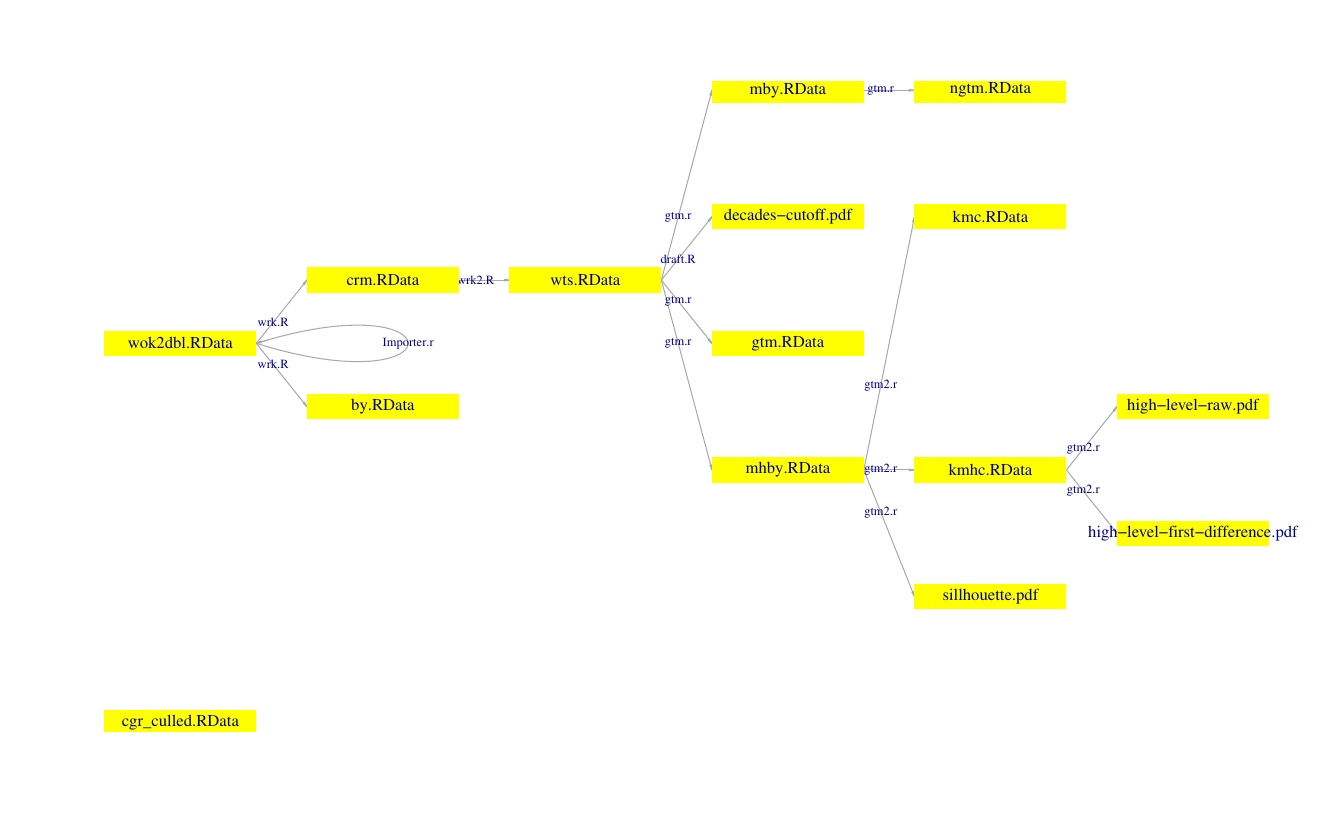

Source code (R):
library(data.table)
library(magrittr)
library(igraph)
wf<-fread('workflow.txt',sep = ':')
'[^\'\"]+[\'\"]([^ \'\"]+\\.(RData|pdf)).+' %>% {
  wf[grepl(.,code),out:=sub(.,'\\1',code)][,out:=sub('.+/(.+)','\\1',out)]
}
wf<-wf[!is.na(out)]
wf[grep('save',code),ls:='save'][grep('load',code),ls:='load'][grep('pdf',out),ls:='plot']
wf[,ls:=factor(ls,levels=c('load','save','plot'))]
wf<-wf[!grepl('Rhistory',file)]
wf<-wf[!grepl('^[ \\t]*#',code)]
setorder(wf,file,line)
wf[,sub:=cumsum(ls=='load'),by=file]
el<-wf[,.(s=out[1],r=out[-1]),by=.(file,sub)][!is.na(r),.(s,r,f=basename(file))]
vn<-el[,c(s,r) %>% unique] %>% {c(.,setdiff(wf[,unique(out)],.))}
g<-graph_from_data_frame(el[,.(s,r,f)],vertices = data.table(name=vn))

(72*1.5) %>% {pdf('workflow.pdf',height=900/.,width=1440/.)}
plot.igraph(
  g
  ,layout=data.table(layout_with_sugiyama(g)$layout) %>% setnames(c('x','y')) %>% .[,cbind(-.5*y,-1.5*x)]
  ,vertex.label.cex=1
  ,vertex.shape='crectangle'
  ,vertex.size=30
  ,vertex.size2=8
  ,vertex.color='yellow'
  ,vertex.frame.color=NA
  ,edge.label=E(g)$f
  ,edge.label.cex=.75
  ,edge.arrow.size=.25
  ,edge.arrow.width=.5
  ,asp=900/1440
  ,frame=F
  ,margin=-.2
  )
dev.off()
